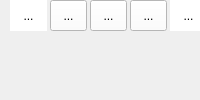
  <widget class="QDockWidget" name="dockWidget_5">
   <attribute name="dockWidgetArea">
    <number>4</number>
   </attribute>
   <widget class="QWidget" name="dockWidgetContents_7">
    <widget class="QToolButton" name="toolButton_12">
     <property name="geometry">
      <rect>
       <x>10</x>
       <y>0</y>
       <width>37</width>
       <height>31</height>
      </rect>
     </property>
     <property name="styleSheet">
      <string notr="true">background-color: rgb(255, 255, 255);</string>
     </property>
     <property name="text">
      <string>...</string>
     </property>
     <property name="icon">
      <iconset resource="RMMV.qrc">
       <normaloff>:/E3/Resources/cexiao-10.jpg</normaloff>:/E3/Resources/cexiao-10.jpg</iconset>
     </property>
     <property name="iconSize">
      <size>
       <width>40</width>
       <height>40</height>
      </size>
     </property>
     <property name="autoRaise">
      <bool>true</bool>
     </property>
    </widget>
    <widget class="QToolButton" name="toolButton_2">
     <property name="geometry">
      <rect>
       <x>50</x>
       <y>0</y>
       <width>37</width>
       <height>31</height>
      </rect>
     </property>
     <property name="styleSheet">
      <string notr="true">background-color: rgb(255, 255, 255);</string>
     </property>
     <property name="text">
      <string>...</string>
     </property>
     <property name="icon">
      <iconset resource="RMMV.qrc">
       <normaloff>:/E3/Resources/xinjianmox-1.jpg</normaloff>:/E3/Resources/xinjianmox-1.jpg</iconset>
     </property>
     <property name="iconSize">
      <size>
       <width>30</width>
       <height>30</height>
      </size>
     </property>
    </widget>
    <widget class="QToolButton" name="toolButton_3">
     <property name="geometry">
      <rect>
       <x>90</x>
       <y>0</y>
       <width>37</width>
       <height>31</height>
      </rect>
     </property>
     <property name="styleSheet">
      <string notr="true">background-color: rgb(255, 255, 255);</string>
     </property>
     <property name="text">
      <string>...</string>
     </property>
     <property name="icon">
      <iconset resource="RMMV.qrc">
       <normaloff>:/E3/Resources/openicon-2.jpg</normaloff>:/E3/Resources/openicon-2.jpg</iconset>
     </property>
     <property name="iconSize">
      <size>
       <width>30</width>
       <height>30</height>
      </size>
     </property>
    </widget>
    <widget class="QToolButton" name="toolButton_4">
     <property name="geometry">
      <rect>
       <x>130</x>
       <y>0</y>
       <width>37</width>
       <height>31</height>
      </rect>
     </property>
     <property name="styleSheet">
      <string notr="true">background-color: rgb(255, 255, 255);</string>
     </property>
     <property name="text">
      <string>...</string>
     </property>
     <property name="icon">
      <iconset resource="RMMV.qrc">
       <normaloff>:/E3/Resources/save-3.jpg</normaloff>:/E3/Resources/save-3.jpg</iconset>
     </property>
     <property name="iconSize">
      <size>
       <width>30</width>
       <height>30</height>
      </size>
     </property>
    </widget>
    <widget class="QToolButton" name="toolButton_5">
     <property name="geometry">
      <rect>
       <x>170</x>
       <y>0</y>
       <width>37</width>
       <height>31</height>
      </rect>
     </property>
     <property name="styleSheet">
      <string notr="true">background-color: rgb(255, 255, 255);</string>
     </property>
     <property name="text">
      <string>...</string>
     </property>
     <property name="icon">
      <iconset resource="RMMV.qrc">
       <normaloff>:/E3/Resources/zidy-5.jpg</normaloff>:/E3/Resources/zidy-5.jpg</iconset>
     </property>
     <property name="iconSize">
      <size>
       <width>40</width>
       <height>40</height>
      </size>
     </property>
     <property name="autoRaise">
      <bool>true</bool>
     </property>
    </widget>
    <widget class="QToolButton" name="toolButton_6">
     <property name="geometry">
      <rect>
       <x>210</x>
       <y>0</y>
       <width>37</width>
       <height>31</height>
      </rect>
     </property>
     <property name="styleSheet">
      <string notr="true">background-color: rgb(255, 255, 255);</string>
     </property>
     <property name="text">
      <string>...</string>
     </property>
     <property name="icon">
      <iconset resource="RMMV.qrc">
       <normaloff>:/E3/Resources/moxingsz-6.jpg</normaloff>:/E3/Resources/moxingsz-6.jpg</iconset>
     </property>
     <property name="iconSize">
      <size>
       <width>40</width>
       <height>40</height>
      </size>
     </property>
     <property name="autoRaise">
      <bool>true</bool>
     </property>
    </widget>
    <widget class="QToolButton" name="toolButton_7">
     <property name="geometry">
      <rect>
       <x>250</x>
       <y>0</y>
       <width>37</width>
       <height>31</height>
      </rect>
     </property>
     <property name="styleSheet">
      <string notr="true">background-color: rgb(255, 255, 255);</string>
     </property>
     <property name="text">
      <string>...</string>
     </property>
     <property name="icon">
      <iconset resource="RMMV.qrc">
       <normaloff>:/E3/Resources/caizishux-7.jpg</normaloff>:/E3/Resources/caizishux-7.jpg</iconset>
     </property>
     <property name="iconSize">
      <size>
       <width>50</width>
       <height>50</height>
      </size>
     </property>
     <property name="autoRaise">
      <bool>true</bool>
     </property>
    </widget>
    <widget class="QToolButton" name="toolButton_8">
     <property name="geometry">
      <rect>
       <x>290</x>
       <y>0</y>
       <width>37</width>
       <height>31</height>
      </rect>
     </property>
     <property name="styleSheet">
      <string notr="true">background-color: rgb(255, 255, 255);</string>
     </property>
     <property name="text">
      <string>...</string>
     </property>
     <property name="icon">
      <iconset resource="RMMV.qrc">
       <normaloff>:/E3/Resources/shijianbiaoji-8.jpg</normaloff>:/E3/Resources/shijianbiaoji-8.jpg</iconset>
     </property>
     <property name="iconSize">
      <size>
       <width>40</width>
       <height>40</height>
      </size>
     </property>
     <property name="autoRaise">
      <bool>true</bool>
     </property>
    </widget>
    <widget class="QToolButton" name="toolButton_9">
     <property name="geometry">
      <rect>
       <x>330</x>
       <y>0</y>
       <width>37</width>
       <height>31</height>
      </rect>
     </property>
     <property name="styleSheet">
      <string notr="true">background-color: rgb(255, 255, 255);</string>
     </property>
     <property name="text">
      <string>...</string>
     </property>
     <property name="icon">
      <iconset resource="RMMV.qrc">
       <normaloff>:/E3/Resources/quyuglq-9.jpg</normaloff>:/E3/Resources/quyuglq-9.jpg</iconset>
     </property>
     <property name="iconSize">
      <size>
       <width>40</width>
       <height>40</height>
      </size>
     </property>
     <property name="autoRaise">
      <bool>true</bool>
     </property>
    </widget>
    <widget class="QToolButton" name="toolButton_10">
     <property name="geometry">
      <rect>
       <x>370</x>
       <y>0</y>
       <width>37</width>
       <height>31</height>
      </rect>
     </property>
     <property name="styleSheet">
      <string notr="true">background-color: rgb(255, 255, 255);</string>
     </property>
     <property name="text">
      <string>...</string>
     </property>
     <property name="icon">
      <iconset resource="RMMV.qrc">
       <normaloff>:/E3/Resources/cexiao-10.jpg</normaloff>:/E3/Resources/cexiao-10.jpg</iconset>
     </property>
     <property name="iconSize">
      <size>
       <width>40</width>
       <height>40</height>
      </size>
     </property>
     <property name="autoRaise">
      <bool>true</bool>
     </property>
    </widget>
    <widget class="QToolButton" name="toolButton_24">
     <property name="geometry">
      <rect>
       <x>410</x>
       <y>0</y>
       <width>37</width>
       <height>31</height>
      </rect>
     </property>
     <property name="styleSheet">
      <string notr="true">background-color: rgb(255, 255, 255);</string>
     </property>
     <property name="text">
      <string>...</string>
     </property>
     <property name="icon">
      <iconset resource="RMMV.qrc">
       <normaloff>:/E3/Resources/fanhui-11.jpg</normaloff>:/E3/Resources/fanhui-11.jpg</iconset>
     </property>
     <property name="iconSize">
      <size>
       <width>40</width>
       <height>40</height>
      </size>
     </property>
     <property name="autoRaise">
      <bool>true</bool>
     </property>
    </widget>
    <widget class="QToolButton" name="toolButton_25">
     <property name="geometry">
      <rect>
       <x>440</x>
       <y>0</y>
       <width>37</width>
       <height>31</height>
      </rect>
     </property>
     <property name="styleSheet">
      <string notr="true">background-color: rgb(255, 255, 255);</string>
     </property>
     <property name="text">
      <string>...</string>
     </property>
     <property name="icon">
      <iconset resource="RMMV.qrc">
       <normaloff>:/E3/Resources/banzhu-12.jpg</normaloff>:/E3/Resources/banzhu-12.jpg</iconset>
     </property>
     <property name="iconSize">
      <size>
       <width>40</width>
       <height>40</height>
      </size>
     </property>
     <property name="autoRaise">
      <bool>true</bool>
     </property>
    </widget>
   </widget>
  </widget>
